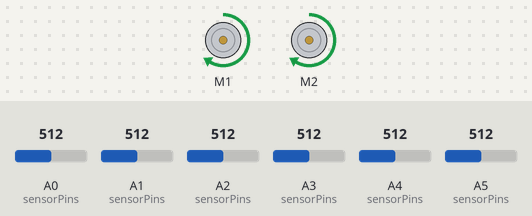
A sketch run on a simulated Arduino Uno, built with avr-gcc and run on an emulated ATmega328P. Shown: 2 × DC motor (green arrow = forward, orange = backward, longer = faster). The test bench sets the inputs (shaded band); at power-on: A0 (sensorPins) = 512, A1 (sensorPins) = 512, A2 (sensorPins) = 512, A3 (sensorPins) = 512, A4 (sensorPins) = 512, A5 (sensorPins) = 512.

Above: at 0.1 s.
Timing chart, 0 to 1.6 s (numbered marks = the images above):
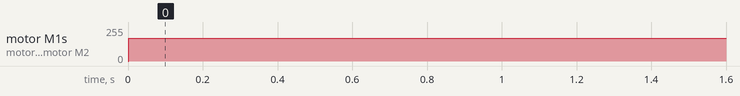

The sketch:

line_follower_ftg_v1.ino
```cpp
#include <AFMotor.h>

// Define motors
AF_DCMotor motorLeft(1);
AF_DCMotor motorRight(2);

// Define sensor pins
const int C = A0;
const int R3 = A1;
const int L1 = A2;
const int R2 = A3;
const int L3 = A4;
const int L2 = A5;
const int R1 = 2;

const int NUM_SENSORS = 7;
const int sensorPins[NUM_SENSORS] = {L3, L2, L1, C, R1, R2, R3};

// Sensor position weights (-3 to +3, left to right)
const int positionWeights[NUM_SENSORS] = {-3, -2, -1, 0, 1, 2, 3};

int sensorValues[NUM_SENSORS];

// PID Constants
float Kp = 18.0;  // Proportional gain
float Ki = 0.0;   // Integral gain (optional)
float Kd = 10.0;  // Derivative gain

// Speed settings
int baseSpeed = 170; // Base speed on straight paths
int minSpeed = 100;
int maxSpeed = 230;  // Maximum allowed speed

// PID Variables
float error = 0, previousError = 0, integral = 0;

// Failsafe variables for dashed line gaps
int noLineCounter = 0;
const int noLineThreshold = 15; // Number of consecutive loops allowed with no detection

// Function to read sensors and calculate error
int getError() {
    int weightedSum = 0, sum = 0;
    bool lineDetected = false;

    for (int i = 0; i < NUM_SENSORS; i++) {
        sensorValues[i] = analogRead(sensorPins[i]);
        int value = sensorValues[i] > 500 ? 1 : 0;  // Adjust threshold if needed

        weightedSum += value * positionWeights[i];
        sum += value;

        if (value == 1)
            lineDetected = true;
    }

    if (!lineDetected) {
        noLineCounter++; // Increase counter if no sensor sees the line
        // If the gap persists too long, return a special error value (0) to trigger a slowdown/stop
        if (noLineCounter > noLineThreshold) {
            return 0;
        }
        // Otherwise, use the last known error for short gaps
        return previousError;
    } else {
        noLineCounter = 0; // Reset counter when the line is detected
    }

    // Compute error using weighted average
    return weightedSum / sum;
}

void setup() {
    Serial.begin(9600);
    motorLeft.setSpeed(baseSpeed);
    motorRight.setSpeed(baseSpeed);
    motorLeft.run(FORWARD);
    motorRight.run(FORWARD);
}

void loop() {
    error = getError();

    // PID calculations
    float P = error * Kp;
    integral += error;
    float I = integral * Ki;
    float D = (error - previousError) * Kd;
    int correction = P + I + D;

    // Adaptive speed: slow down if a sharp turn is needed
    int leftSpeed, rightSpeed;
    if (abs(error) > 2) {
        // Slow down during sharp turns
        leftSpeed = constrain(baseSpeed - correction, minSpeed, maxSpeed - 50);
        rightSpeed = constrain(baseSpeed + correction, minSpeed, maxSpeed - 50);
    } else {
        // On straighter paths, maintain base speed
        leftSpeed = constrain(baseSpeed - correction, minSpeed, maxSpeed);
        rightSpeed = constrain(baseSpeed + correction, minSpeed, maxSpeed);
    }

    // If the gap has been too long (no line detected), slow down further or stop
    if (noLineCounter > noLineThreshold) {
        leftSpeed = rightSpeed = minSpeed; // Slow or stop to prevent runaway behavior
    }

    motorLeft.setSpeed(leftSpeed);
    motorRight.setSpeed(rightSpeed);
    motorLeft.run(FORWARD);
    motorRight.run(FORWARD);

    previousError = error;
}
```

Measured:
- by itself, motor M1, motor M2: stopped → forward 170/255 at 0.00 s
